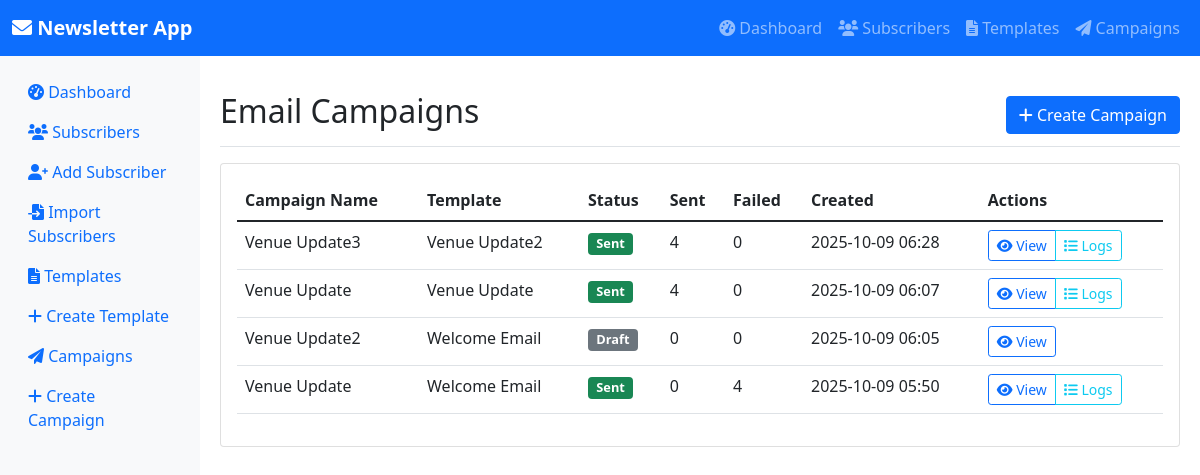
Page /campaigns on the committed database.
### models.py (models this page shows, shortened)
class Campaign(db.Model):
    id = db.Column(db.Integer, primary_key=True)
    name = db.Column(db.String(255), nullable=False)
    template_id = db.Column(db.Integer, db.ForeignKey('template.id'), nullable=False)
    status = db.Column(db.String(50), default='draft', nullable=False)  # draft, sending, sent, failed
    total_sent = db.Column(db.Integer, default=0)
    total_failed = db.Column(db.Integer, default=0)
    created_at = db.Column(db.DateTime, default=datetime.utcnow, nullable=False)
    sent_at = db.Column(db.DateTime, nullable=True)
    email_logs = db.relationship('EmailLog', backref='campaign', lazy=True, cascade='all, delete-orphan')

class Template(db.Model):
    id = db.Column(db.Integer, primary_key=True)
    name = db.Column(db.String(255), nullable=False)
    subject = db.Column(db.String(500), nullable=False)
    content = db.Column(db.Text, nullable=False)
    created_at = db.Column(db.DateTime, default=datetime.utcnow, nullable=False)
    updated_at = db.Column(db.DateTime, default=datetime.utcnow, onupdate=datetime.utcnow)
    campaigns = db.relationship('Campaign', backref='template', lazy=True)

### app.py (the view)
@app.route('/campaigns')
def campaigns():
    campaigns = Campaign.query.order_by(Campaign.created_at.desc()).all()
    return render_template('campaigns.html', campaigns=campaigns)

### app.py (called while the page is built)
@app.after_request
def after_request(response):
    response.headers['Content-Type'] = response.headers.get('Content-Type', 'text/html') + '; charset=utf-8'
    return response

### templates/campaigns.html (shortened to what this page needs)
{% extends "base.html" %}
{% block content %}
<div class="d-flex justify-content-between flex-wrap flex-md-nowrap align-items-center pt-3 pb-2 mb-3 border-bottom">
    <h1 class="h2">Email Campaigns</h1>
    <div class="btn-toolbar mb-2 mb-md-0">
        <a href="{{ url_for('create_campaign') }}" class="btn btn-primary">
            <i class="fas fa-plus"></i> Create Campaign
        </a>
    </div>
</div>
{% if campaigns %}
<div class="card">
    <div class="card-body">
        <div class="table-responsive">
            <table class="table table-hover">
                <thead>
                    <tr>
                        <th>Campaign Name</th>
                        <th>Template</th>
                        <th>Status</th>
                        <th>Sent</th>
                        <th>Failed</th>
                        <th>Created</th>
                        <th>Actions</th>
                    </tr>
                </thead>
                <tbody>
                    {% for campaign in campaigns %}
                    <tr>
                        <td>{{ campaign.name }}</td>
                        <td>{{ campaign.template.name }}</td>
                        <td>
                            {% if campaign.status == 'draft' %}
                            <span class="badge bg-secondary status-badge">Draft</span>
                            {% elif campaign.status == 'sending' %}
                            <span class="badge bg-warning status-badge">Sending</span>
                            {% elif campaign.status == 'sent' %}
                            <span class="badge bg-success status-badge">Sent</span>
                            {% elif campaign.status == 'failed' %}
                            <span class="badge bg-danger status-badge">Failed</span>
                            {% endif %}
                        </td>
                        <td>{{ campaign.total_sent or 0 }}</td>
                        <td>{{ campaign.total_failed or 0 }}</td>
                        <td>{{ campaign.created_at.strftime('%Y-%m-%d %H:%M') }}</td>
                        <td>
                            <div class="btn-group btn-group-sm">
                                <a href="{{ url_for('campaign_detail', id=campaign.id) }}"
                                    class="btn btn-outline-primary btn-action">
                                    <i class="fas fa-eye"></i> View
                                </a>
                                {% if campaign.status == 'sent' %}
                                <a href="{{ url_for('campaign_logs', id=campaign.id) }}"
                                    class="btn btn-outline-info btn-action">
                                    <i class="fas fa-list"></i> Logs
                                </a>
                                {% endif %}
                            </div>
                        </td>
                    </tr>
                    {% endfor %}
                </tbody>
            </table>
        </div>
    </div>
</div>
{% endif %}
{% endblock %}

### templates/base.html (style rules this page uses)
.status-badge { font-size: 0.8rem; }
.table-responsive { border-radius: 0.5rem; overflow: hidden; }
.btn-action { padding: 0.25rem 0.5rem; font-size: 0.875rem; }

### rows in the picture
Campaign: name "Venue Update3", template.name "Venue Update2", status "Sent", total_sent "4", total_failed "0", created_at "2025-10-09 06:28"
Campaign: name "Venue Update", template.name "Venue Update", status "Sent", total_sent "4", total_failed "0", created_at "2025-10-09 06:07"
Campaign: name "Venue Update2", template.name "Welcome Email", status "Draft", total_sent "0", total_failed "0", created_at "2025-10-09 06:05"
Campaign: name "Venue Update", template.name "Welcome Email", status "Sent", total_sent "0", total_failed "4", created_at "2025-10-09 05:50"
